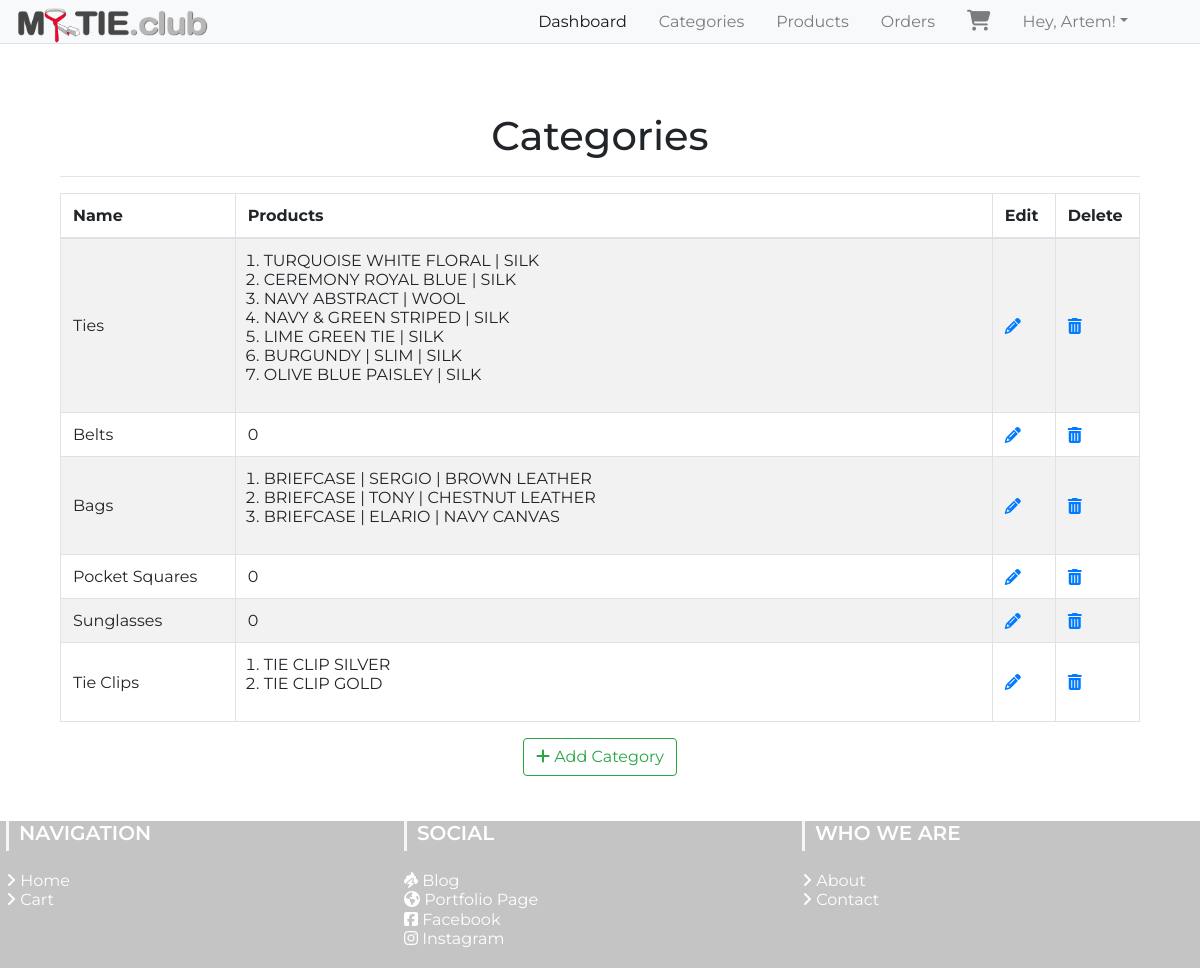
Before: /admin/categories (signed in) with the older database file.
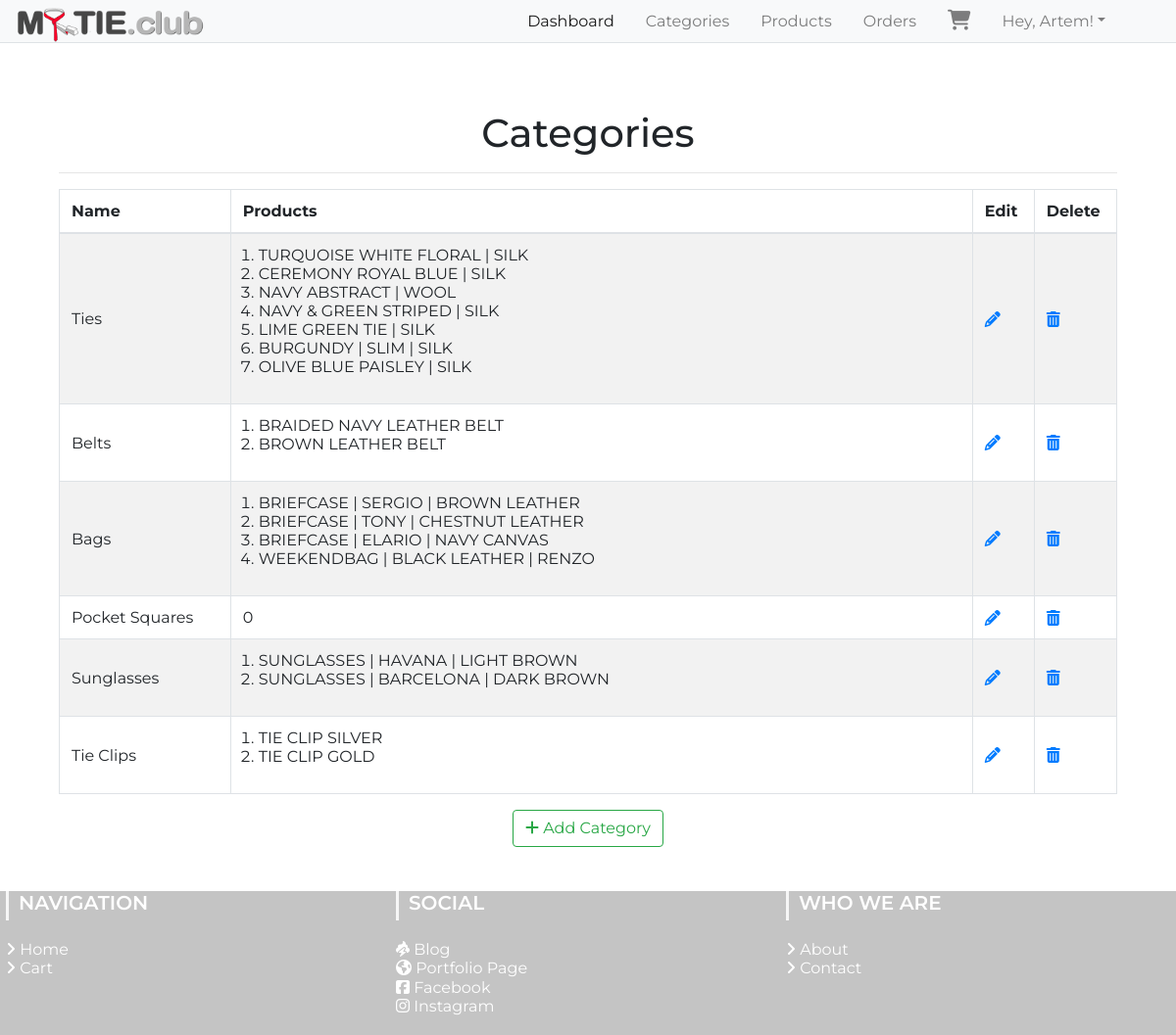
After: the same page with the newer database file.
### app/models.py (models this page shows, shortened)
class Categories(db.Model):
	id = db.Column(db.Integer, primary_key=True)
	category_name  = db.Column(db.String(20), index = True)
	category_image = db.Column(db.String(120),index=True)
	product = db.relationship('Products', backref='products_categories')

class Products(db.Model):
	__tablename__ = 'product'
	id = db.Column(db.Integer, primary_key=True)
	product_name = db.Column(db.String(100), index=True)
	product_price = db.Column(db.Integer, index=True)
	product_image = db.Column(db.String(120),index=True)
	product_description = db.Column(db.String(200), index=True)
	product_stock = db.Column(db.Integer, index = True)
	product_size = db.Column(db.String(5), index = True)
	categories_id = db.Column(db.Integer, db.ForeignKey('categories.id'))
	order = db.relationship('Order', secondary=association_table, backref='my_orders', lazy='dynamic')

### app/admin/routes.py (the view)
@admin.route('/categories', methods = ['GET','POST'])
@login_required
def list_categories():
	check_admin()
	categories = Categories.query.all()
	return render_template('admin/categories/categories.html', title = "Product Categories", categories = categories)

### app/admin/routes.py (called while the page is built)
def check_admin():
	if not current_user.is_admin:
		abort(403)

### app/models.py (called while the page is built)
@login_manager.user_loader
def load_user(id):
    return User.query.get(int(id))

### app/templates/admin/categories/categories.html (shortened to what this page needs)
{% extends "layout.html" %}
{% block head %}
<head>
</head>
{%endblock head%}
{% block body %}
<div class="container">
  <div class="outer">
    <div class="middle">
      <div class="inner">
        <br/>
        <br/>
        <h1 style="text-align:center;">Categories</h1>
        {% if categories %}
          <hr class="intro-divider">
            <table class="table table-striped table-bordered">
              <thead>
                <tr>
                  <th width="15%"> Name </th>
                  <th width="65%"> Products</th>
                  <th width="5%"> Edit </th>
                  <th width="5%"> Delete </th>
                </tr>
              </thead>
              <tbody>
              {% for category in categories %}
                <tr>
                  <td> {{ category.category_name }} </td>
                    {% if category.product == [] %}
                    <td>
                      0
                    </td>
                    {% else %}
                  <td>
                      <ol style="margin-left: 1em;">
                        {% for name in category.product %}
                          <li>
                            {{ name.product_name }}
                          </li>
                          {% endfor %}
                        </ol>
                  </td>
                  {% endif %}
                  <td>
                    <a href="{{ url_for('admin.edit_category', id=category.id) }}">
                      <i class="fa fa-pencil"></i>
                    </a>
                  </td>
                  <td>
                    <a href="{{ url_for('admin.delete_category', id=category.id) }}">
                      <i class="fa fa-trash"></i>
                    </a>
                  </td>
                </tr>
              {% endfor %}
              </tbody>
            </table>
          <div style="text-align: center">
        {% else %}
          <div style="text-align: center">
            <h3> No categories have been added. </h3>
            <hr class="intro-divider">
        {% endif %}
          <a href="{{ url_for('admin.add_category') }}" class="btn btn-outline-success">
            <i class="fa fa-plus"></i>
            Add Category
          </a>
        </div>
      </div>
    </div>
  </div>
</div>
{% endblock %}

Changed rows visible on the page:
shown differently, row unchanged: Categories "Belts": no longer shows "0"
added Products: product_name "BRAIDED NAVY LEATHER BELT", shown under Categories "Belts"
added Products: product_name "BROWN LEATHER BELT", shown under Categories "Belts"
added Products: product_name "WEEKENDBAG | BLACK LEATHER | RENZO", shown under Categories "Bags"
shown differently, row unchanged: Categories "Sunglasses": no longer shows "0"
added Products: product_name "SUNGLASSES | HAVANA | LIGHT BROWN", shown under Categories "Sunglasses"
added Products: product_name "SUNGLASSES | BARCELONA | DARK BROWN", shown under Categories "Sunglasses"
